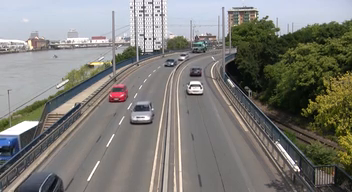
#> input picture Cosas_que_voy_haciendo/Fotogramas para usar/SD/frameSD10.bmp, 352 x 192 px, given in place of frameSD1.bmp, which was not available
$ python Lector_imagenes.py
#> lines starting #> are read from the running program, lines starting #| are printed output that depends on the picture; pictures that were not available may be replaced by others from this repository, and a replacement may not be noted
from PIL import Image, ImageDraw
import numpy as np
import cv2

def conv(img1, img2):
	rows=img1.shape[0]-img2.shape[0]+1
	cols=img1.shape[1]-img2.shape[1]+1
	output=np.zeros((rows,cols), 'uint64')

	img2_reversed=img2#np.rot90(np.rot90(img2))

	for i in range(0, output.shape[0]):
	   for j in range(0, output.shape[1]):
	        #desplazando el kernel
	        img1_patch=img1[i:i+len(img2),j:j+len(img2)]
	        output[i][j]=abs((img2_reversed-img1_patch)).sum()
	return output


pixeles = 0

for p in range(1, 20):
	#im = Image.open("C:/Users/malarcon/Desktop/Alcatel/Cosas_que_voy_haciendo/Fotogramas para usar/SD/frameSD1.bmp")#+str(p)+".bmp")
	im = Image.open("C:/Users/malarcon/Desktop/Alcatel/Cosas_que_voy_haciendo/Fotogramas para usar/SD/frameSD"+str(p)+".bmp")
#> im is the input picture: PIL image 352x192 RGB; mean R, G, B 126.1, 124.7, 119.9
	#im = Image.open("D:/Downloads/Beca/Cosas_que_voy_haciendo/Fotogramas para usar/SD/frameSD"+str(p)+".bmp")
	#im = Image.open("C:/Users/malarcon/Desktop/Alcatel/Fondo2.jpg")
	#im2 = Image.open("C:/Users/malarcon/Desktop/Alcatel/Cosas_que_voy_haciendo/Fotogramas para usar/SD_sillon/frameSD"+str(p+1)+".bmp")
	im2 = Image.open("C:/Users/malarcon/Desktop/Alcatel/Cosas_que_voy_haciendo/Fotogramas para usar/SD/frameSD"+str(p+1)+".bmp")
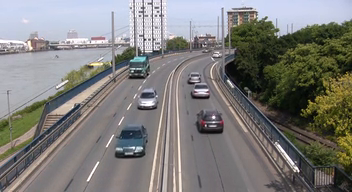
#> input picture Cosas_que_voy_haciendo/Fotogramas para usar/SD/frameSD110.bmp, 352 x 192 px, given in place of frameSD2.bmp, which was not available
#> im2 is the input picture: PIL image 352x192 RGB; mean R, G, B 126, 124.6, 122
	#im2 = Image.open("D:/Downloads/Beca/Cosas_que_voy_haciendo/Fotogramas para usar/SD/frameSD"+str(p)+".bmp")#estoy utilizando el mismo fotograma en los dos
	#im2 = im
	dibujo = ImageDraw.Draw(im2)
	im3 = im.convert('L')
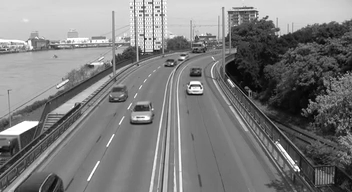
#> im3: PIL image 352x192 L; min 1, max 255, mean 124.6
	#im3.show()
	im4 = im2.convert('L')
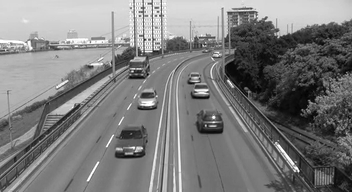
#> im4: PIL image 352x192 L; min 2, max 255, mean 124.7
	print (im.format, im.size, im.mode)
#| BMP (352, 192) RGB
	(ancho, largo) = im.size
#> ancho = 352; largo = 192

	ancho_bloq = int(ancho/32)
#> ancho_bloq = 11

	sobrante = (largo%ancho_bloq)/int(largo/ancho_bloq)
#> sobrante = 0.294
	num_filas = int(largo/ancho_bloq)
#> num_filas = 17
	fronteras_filas = np.zeros(num_filas+1, 'uint32')
#> fronteras_filas = 18 values from 0 to 0
	fronteras_columnas = np.zeros(33, 'uint32')

	#Creación vector con las fronteras de las filas
	for i in range(1, num_filas+1):
		pixeles += sobrante
		if pixeles >= 1:
			alto_bloque_actual = ancho_bloq + 1
			pixeles -= 1
		else:
			alto_bloque_actual = ancho_bloq

		fronteras_filas[i] = fronteras_filas[i-1] + alto_bloque_actual
#> after the loop, fronteras_filas = 18 values from 0 to 192; pixeles = 2.22e-16

	#Creación vector con las fronteras laterales de las columnas
	for i in range(1, 33):
		fronteras_columnas[i] = fronteras_columnas[i-1] + ancho_bloq
#> after the loop, fronteras_columnas = 33 values from 0 to 352

	#Creación de los vectores con las fronteras de los bloques de las aristas
	offset = int(ancho_bloq/2)
	fronteras_comp_filas = np.zeros(num_filas, 'uint32')
	for i in range(0, num_filas):
		pixeles += sobrante
		if i == 0:
			fronteras_comp_filas[i] = offset
		else:
			if pixeles >= 1:
				fronteras_comp_filas[i] = fronteras_comp_filas[i-1]+ancho_bloq+1
				pixeles -= 1
			else:
				fronteras_comp_filas[i] = fronteras_comp_filas[i-1]+ancho_bloq

	fronteras_comp_columnas = np.zeros(32, 'uint32')
	for i in range(0, 32):
		if i == 0:
			fronteras_comp_columnas[i] = offset
		else:
			fronteras_comp_columnas[i] = fronteras_comp_columnas[i-1]+ancho_bloq

	#Recorrer todos los cuadros de comparación de la imagen completa
	for x in range(0, fronteras_columnas.shape[0] - 1):
		for y in range(0, fronteras_filas.shape[0] - 1):
			#Recorrer el cuadro grande e ir sacando todos los bloques cuadrados
			imagen_comp = im4.crop((fronteras_columnas[x]+offset,fronteras_filas[y]+offset,fronteras_columnas[x]+ancho_bloq+offset,fronteras_filas[y]+ancho_bloq+offset))
			a_imagen_comp = np.array(imagen_comp)
			conv_vector = np.zeros((fronteras_columnas[x+1]-fronteras_columnas[x],ancho_bloq), 'uint16')
			for i in range(0, conv_vector.shape[0]):
				for j in range(0, conv_vector.shape[1]):
					imagen = im3.crop((fronteras_columnas[x]+j,fronteras_filas[y]+i,fronteras_columnas[x]+ancho_bloq+j,fronteras_filas[y]+ancho_bloq+i))
					a_imagen = np.array(imagen)
					conv_vector[i][j] = conv(a_imagen_comp, a_imagen)
					# [6 lines of commented-out code are left out]
			indicesx = np.where(conv_vector == conv_vector.min())[0][0]
			indicesy = np.where(conv_vector == conv_vector.min())[1][0]
			#print(conv_vector)
			#print(indicesx, indicesy)

			dibujo.line((fronteras_columnas[x+1], fronteras_filas[y+1]) + (fronteras_columnas[x+1]-offset+indicesx, fronteras_filas[y+1]-offset+indicesy), fill="red")

	#im2.show()
	im2.save("frame"+str(p)+"Vectores.bmp")
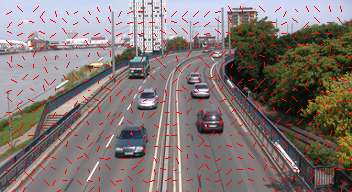
#> saved as frame1Vectores.bmp: PIL image 352x192 RGB; mean R, G, B 131.2, 119.8, 117.2
#> (the run stopped early here; a loop or call above may not have finished)
